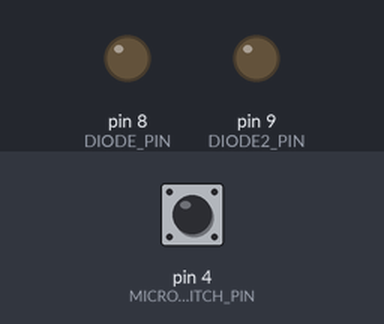
A program run on a simulated Arduino Mega 2560, built with avr-gcc and run on an emulated ATmega2560. Parts: output pins drawn as LEDs (lit = HIGH). The test bench sets the inputs (shaded band); at power-on: pin 4 (MICROSWITCH_PIN) LOW.

Above: at 1.2 s.
1.3 s: pin 4 (MICROSWITCH_PIN) pulled HIGH for 0.15 s
At 2.0 s:
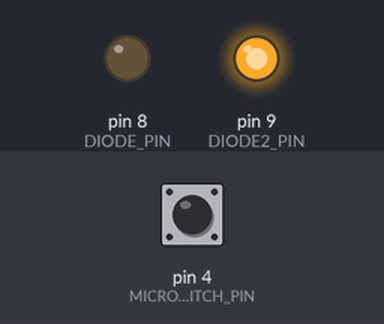
2.9 s: pin 4 (MICROSWITCH_PIN) pulled HIGH for 1 s
At 3.7 s:
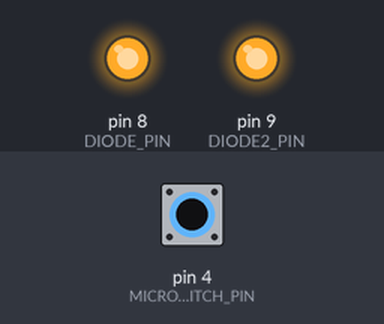
5.4 s: pin 4 (MICROSWITCH_PIN) pulled HIGH for 3.2 s
At 6.2 s:
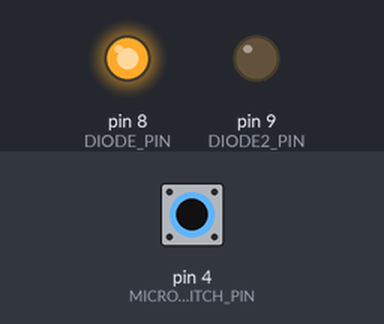
Timing chart, 0 to 10.2 s (numbered marks = the images above; inputs shaded):
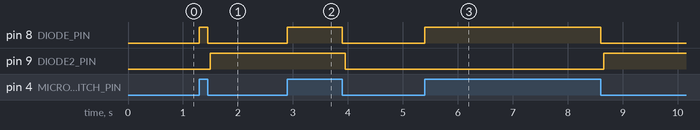

Measured:
- after the input at 1.3 s, pin 8 (DIODE_PIN): LOW → HIGH at once, → LOW 0.15 s later; pin 9 (DIODE2_PIN): LOW → HIGH after 0.20 s
- after the input at 2.9 s, pin 8 (DIODE_PIN): LOW → HIGH at once, → LOW 1.0 s later; pin 9 (DIODE2_PIN): HIGH → LOW after 1.1 s
- after the input at 5.4 s, pin 8 (DIODE_PIN): LOW → HIGH at once, → LOW 3.2 s later; pin 9 (DIODE2_PIN): LOW → HIGH after 3.3 s

The program:

Main.cpp
```cpp
#include <Arduino.h>
#include "Main.h"
#include "Diode.cpp"
#include "Microswitch.cpp"

const int DIODE_PIN = 8;
const int DIODE2_PIN = 9;
const int MICROSWITCH_PIN = 4;

Diode* diode;
Diode* diode2;
Microswitch* microswitch;
bool diode2Activated = false;

void setup () {
  Serial.begin (9600);
  initComponents();
}

void loop() {
  if(microswitch->isPressed()) {
    diode->on();
  } else {
    diode->off();
  }

  if(microswitch->isClicked()) {
    diode2Activated = !diode2Activated;
  }

  diode2->set(diode2Activated);
}

void initComponents() {
  diode = new Diode(DIODE_PIN);
  diode2 = new Diode(DIODE2_PIN);
  microswitch = new Microswitch(MICROSWITCH_PIN);
}
```

Main.h
```cpp
void initComponents();
```

Microswitch.cpp
```cpp
#include <Arduino.h>

class Microswitch {
public:
  Microswitch(int pin, int bounceTime=50) {
    pinMode(pin, INPUT);
    _pin = pin;
    _bounceTime = bounceTime;
  }

  bool isPressed() {
    return digitalRead(_pin) == HIGH;
  }

  bool isClicked() {
    int reading = digitalRead(_pin);
    updateLastBounceTime(reading);

    if(stoppedBouncing() && stateChanged(reading)) {
      _state = reading;
      _lastState = reading;

      return _state == LOW;
    }

    _lastState = reading;
    return false;
  }

protected:
  int _pin;
  int _lastState;
  int _state;
  int _bounceTime;
  int _lastBounceTime;

  void updateLastBounceTime(int reading) {
    if(reading != _lastState) {
      _lastBounceTime = millis();
    }
  }

  bool stoppedBouncing() {
    return (millis() - _lastBounceTime) > _bounceTime;
  }

  bool stateChanged(int reading) {
    return reading != _state;
  }

  bool stateChangedToLOW(int reading) {
    return reading == LOW;
  }
};
```

Diode.cpp
```cpp
#include <Arduino.h>

class Diode {
public:
  Diode(int pin) {
    pinMode(pin, OUTPUT);
    _pin = pin;
  }

  void on() {
    digitalWrite(_pin, HIGH);
  }

  void off() {
    digitalWrite(_pin, LOW);
  }

  void set(int state) {
    digitalWrite(_pin, state);
  }

protected:
  int _pin;
};
```
